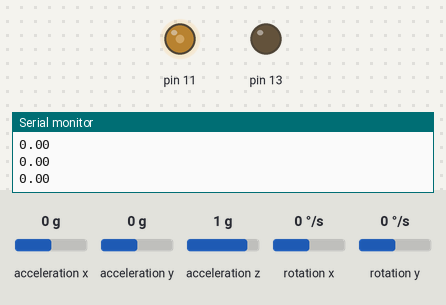
A sketch run on a simulated Arduino Uno, built with avr-gcc and run on an emulated ATmega328P. Parts: output pins drawn as LEDs (lit = HIGH), the last lines printed to the serial monitor. Wiring (inferred from the names in the program): MPU-6050 motion sensor at I2C address 0x68. The test bench sets the inputs (shaded band); at power-on: acceleration x 0 g, rotation y 0 °/s, acceleration y 0 g, acceleration z 1 g, rotation x 0 °/s.

Above: at 1.2 s.
1.3 s: acceleration x set to -1.4 g
At 2.9 s:
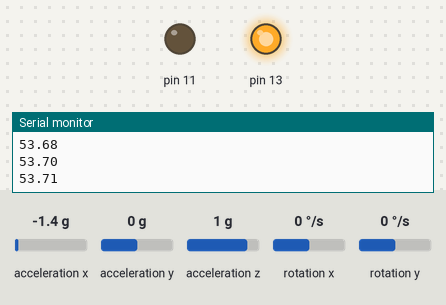
3.2 s: rotation y set to -192 °/s
At 3.35 s:
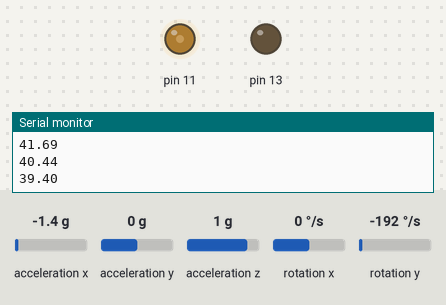
6.2 s: acceleration x set to 0 g
At 8.8 s:
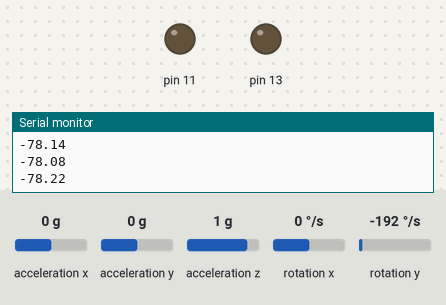
Timing chart, 0 to 10.3 s (numbered marks = the images above; inputs shaded):
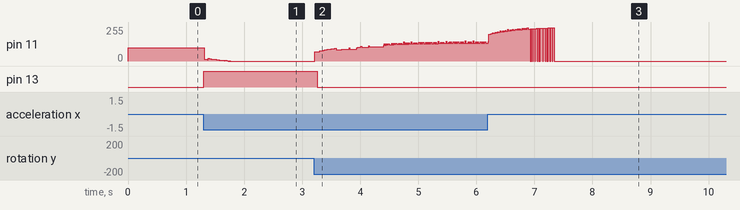

Measured:
- after the input at 1.3 s, pin 13: LOW → HIGH at once
- after the input at 3.2 s, pin 13: HIGH → LOW after 0.06 s

The sketch:

zeke_s_feather_motor_controller.ino
```cpp
# include <Wire.h>
# define GATE_L 11
# define GATE_R 13

// vars to hold data
int16_t Acc_rawX, Acc_rawY, Acc_rawZ,Gyr_rawX, Gyr_rawY, Gyr_rawZ;

// lists of two floats
// only two beacuse we're concerned with two axis
float Acceleration_angle[2];
float Gyro_angle[2];
float Total_angle[2];

float elapsedTime, time, timePrev;
int i;
float rad_to_deg = 180/3.141592654;

float PID, pwmLeft, pwmRight, error, previous_error;
float pid_p=0;
float pid_i=0;
float pid_d=0;
/////////////////PID CONSTANTS/////////////////
double kp=2;//3.55
double ki=0.001;//0.003
double kd=0.45;//2.05
///////////////////////////////////////////////

double throttle=100; //initial value of throttle to the motors
float desired_angle = 0; //This is the angle in which we whant the
                         //balance to stay steady

void setup() {
  Wire.begin(); //begin the wire comunication
  Wire.beginTransmission(0x68);
  Wire.write(0x6B);
  Wire.write(0);
  Wire.endTransmission(true);
  // initialize serial communication for debugging
  // 9600 chosen because we only have 8hz processor
  Serial.begin(9600);

  time = millis();
}

void loop() {
  timePrev = time;  // the previous time is stored before the actual time read
  time = millis();  // actual time read
  elapsedTime = (time - timePrev) / 1000;

  //read data from MPU 6050
  Wire.beginTransmission(0x68);
  Wire.write(0x3B); //Ask for the 0x3B register- correspond to AcX
  Wire.endTransmission(false);
  Wire.requestFrom(0x68,6,true);

 /*We have asked for the 0x3B register. The IMU will send a brust of register.
  * The amount of register to read is specify in the requestFrom function.
  * In this case we request 6 registers. Each value of acceleration is made out of
  * two 8bits registers, low values and high values. For that we request the 6 of them
  * and just make then sum of each pair. For that we shift to the left the high values
  * register (<<) and make an or (|) operation to add the low values.*/

  Acc_rawX=Wire.read()<<8|Wire.read(); //each value needs two registres
  Acc_rawY=Wire.read()<<8|Wire.read();
  Acc_rawZ=Wire.read()<<8|Wire.read();

  /*---X---*/
  Acceleration_angle[0] = atan((Acc_rawY/16384.0)/sqrt(pow((Acc_rawX/16384.0),2) + pow((Acc_rawZ/16384.0),2)))*rad_to_deg;
  /*---Y---*/
  Acceleration_angle[1] = atan(-1*(Acc_rawX/16384.0)/sqrt(pow((Acc_rawY/16384.0),2) + pow((Acc_rawZ/16384.0),2)))*rad_to_deg;

  /*Now we read the Gyro data in the same way as the Acc data. The adress for the
  * gyro data starts at 0x43. We can see this adresses if we look at the register map
  * of the MPU6050. In this case we request just 4 values. W don¡t want the gyro for
  * the Z axis (YAW).*/

  Wire.beginTransmission(0x68);
  Wire.write(0x43); //Gyro data first adress
  Wire.endTransmission(false);
  Wire.requestFrom(0x68,4,true); //Just 4 registers

  Gyr_rawX=Wire.read()<<8|Wire.read(); //Once again we shif and sum
  Gyr_rawY=Wire.read()<<8|Wire.read();

  /*Now in order to obtain the gyro data in degrees/seconda we have to divide first
  the raw value by 131 because that's the value that the datasheet gives us*/

  /*---X---*/
  Gyro_angle[0] = Gyr_rawX/131.0;
  /*---Y---*/
  Gyro_angle[1] = Gyr_rawY/131.0;

  /*Now in order to obtain degrees we have to multiply the degree/seconds
  *value by the elapsedTime.*/
  /*Finnaly we can apply the final filter where we add the acceleration
  *part that afects the angles and ofcourse multiply by 0.98 */

  /*---X axis angle---*/
  Total_angle[0] = 0.98 *(Total_angle[0] + Gyro_angle[0]*elapsedTime) + 0.02*Acceleration_angle[0];
  /*---Y axis angle---*/
  Total_angle[1] = 0.98 *(Total_angle[1] + Gyro_angle[1]*elapsedTime) + 0.02*Acceleration_angle[1];

  /*Now we have our angles in degree and values from -10º0 to 100º aprox*/
  Serial.println(Total_angle[1]);

  // calculate error
  error = Total_angle[1] - desired_angle;

  // pid_p:
  pid_p = kp*error;

  /*The integral part should only act if we are close to the
  desired position but we want to fine tune the error. That's
  why I've made a if operation for an error between -3 and 3 degree.
  To integrate we just sum the previous integral value with the
  error multiplied by  the integral constant. This will integrate (increase)
  the value each loop till we reach the 0 point*/
  if(-3 <error <3)
  {
    pid_i = pid_i+(ki*error);
  }

  /*The last part is the derivate. The derivate acts upon the speed of the error.
  As we know the speed is the amount of error that produced in a certain amount of
  time divided by that time. For taht we will use a variable called previous_error.
  We substract that value from the actual error and divide all by the elapsed time.
  Finnaly we multiply the result by the derivate constant*/

  pid_d = kd*((error - previous_error)/elapsedTime);

  /*The final PID values is the sum of each of this 3 parts*/
  PID = pid_p + pid_i + pid_d;

  // max that we can add or subtract is 250
  // TODO: mess with this
  if(PID < -250)
    {
      PID= -250;
    }
  if(PID > 250)
    {
      PID=250;
    }
  /*Finnaly we calculate the PWM width. We sum the desired throttle and the PID value*/
  pwmLeft = throttle - PID;
  pwmRight = throttle + PID;

  // make sure again that we don't pass the max vals for throttle
  if(pwmRight < 0)
  {
    pwmRight= 0;
  }
  if(pwmRight > 250)
  {
    pwmRight=250;
  }
  //Left
  if(pwmLeft < 0)
  {
    pwmLeft= 0;
  }
  if(pwmLeft > 250)
  {
    pwmLeft=0;
  }

  previous_error = error; //Remember to store the previous error.

  drive_motor(GATE_L, pwmLeft);
  drive_motor(GATE_R, pwmRight);
  //Serial.println(pwmLeft);
  //Serial.println(pwmRight);
  //Serial.println();
}

void drive_motor(int gate, int value) {
  analogWrite(gate, value);
}
```
